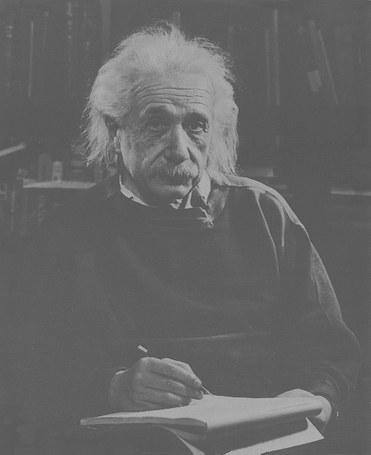
%> input picture School/ECE 302/Image Processing/Image Contrast/einstein.tif, 371 x 455 px, shrunk from 490 x 600 before the run
$ octave image_contrast.m   (GNU Octave 9; MATLAB toolbox functions it lacks are replaced by stand-ins)
%> lines starting %> are read from the running program, lines starting %| are printed output that depends on the picture
clc; clear;
close all;
imtool close all;

e = imread('einstein.tif');
%> e is the input picture: size 455x371 uint8; min 69, max 186, mean 102.4
figure();
title('original');
imshow(e);
figure()
e_adjust = imadjust(e);
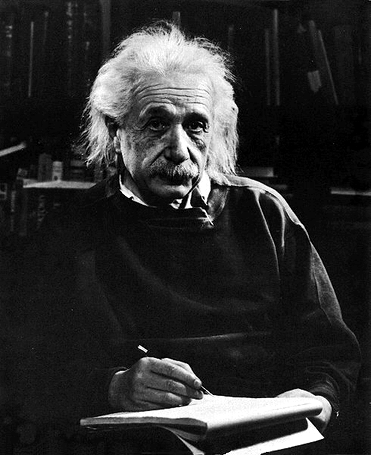
%> e_adjust: size 455x371 uint8; min 0, max 255, mean 45.2
title('imadjust');
imshow(e_adjust);
e_hist = histeq(e);
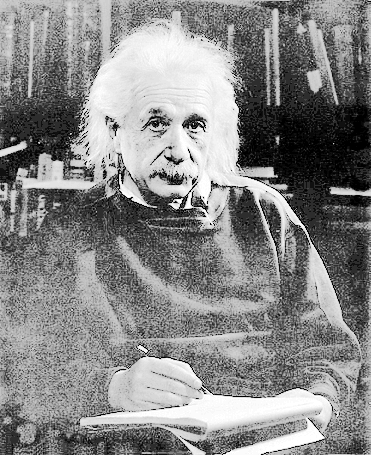
%> e_hist: size 455x371 uint8; min 0, max 255, mean 134.9
figure()
title('histeq');
imshow(e_hist);

figure;
imhist(e,64);
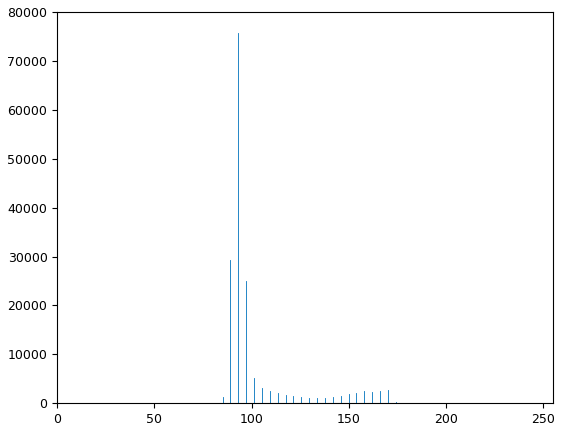
%> figure redrawn from the program's plot data; highest point at x = 93.1, y = 75672
figure();
imhist(e_hist,64);
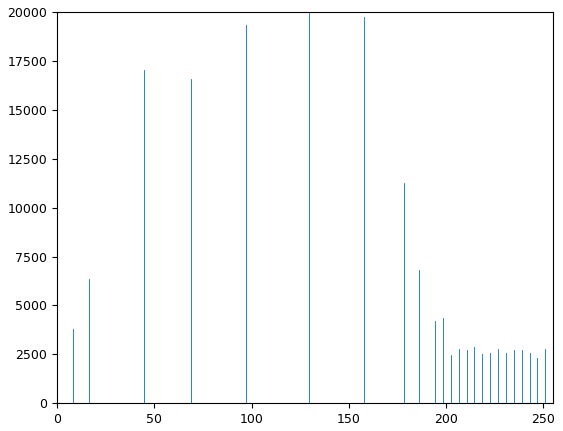
%> figure redrawn from the program's plot data; highest point at x = 129.5, y = 19962

%Color Contrast
color  = imread('1367245355867.jpg');
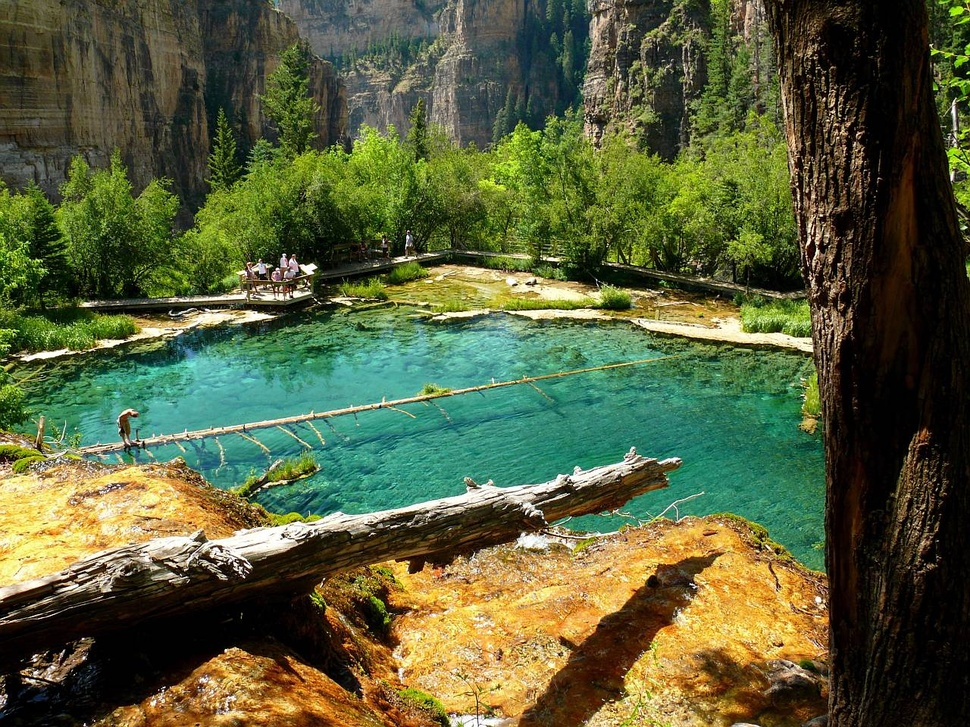
%> input picture School/ECE 302/Image Processing/Image Contrast/1367245355867.jpg, 970 x 727 px, shrunk from 1280 x 960 before the run
%> color is the input picture: size 727x970x3 uint8; mean R, G, B 87, 95, 58.8

srgb2lab = makecform('srgb2lab');%First color transformation function
lab2srgb = makecform('lab2srgb');%Second color transformation function
colorlab= applycform(color, srgb2lab); % convert to L*a*b*
%> colorlab: size 727x970x3 uint8; mean of channels 1, 2, 3 97.5, 122, 146.5

max_luminosity = 100;
L = colorlab(:,:,1)/max_luminosity;
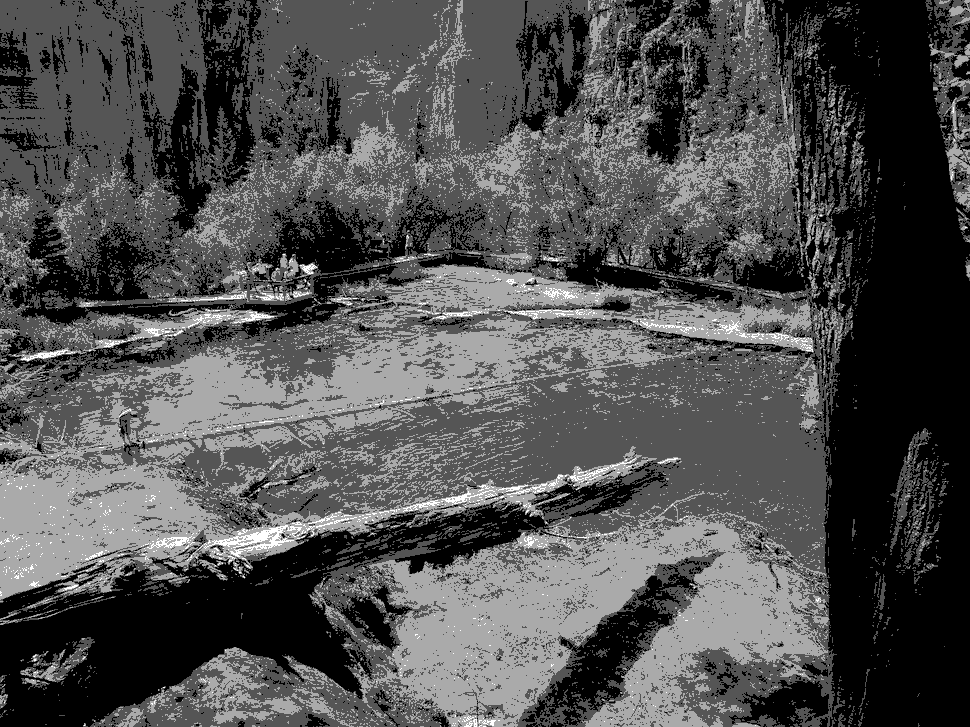
%> L: size 727x970 uint8; min 0, max 3, mean 0.949; drawn with min black and max white

colorimadjust = colorlab;
colorimadjust(:,:,1) = imadjust(L)*max_luminosity;
%> colorimadjust: size 727x970x3 uint8; mean of channels 1, 2, 3 176.5, 122, 146.5
colorimadjust = applycform(colorimadjust, lab2srgb);
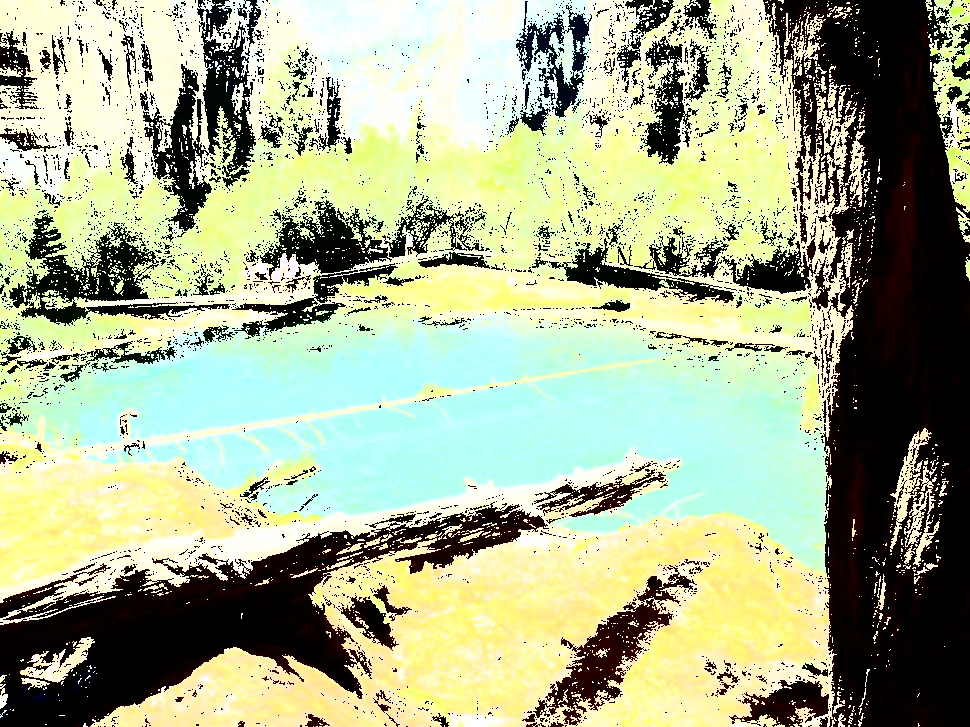
%> colorimadjust: size 727x970x3 uint8; mean R, G, B 165.7, 175.3, 142.7

figure, imshow(color);
title('Original');

figure, imshow(colorimadjust);
title('Imadjust');
